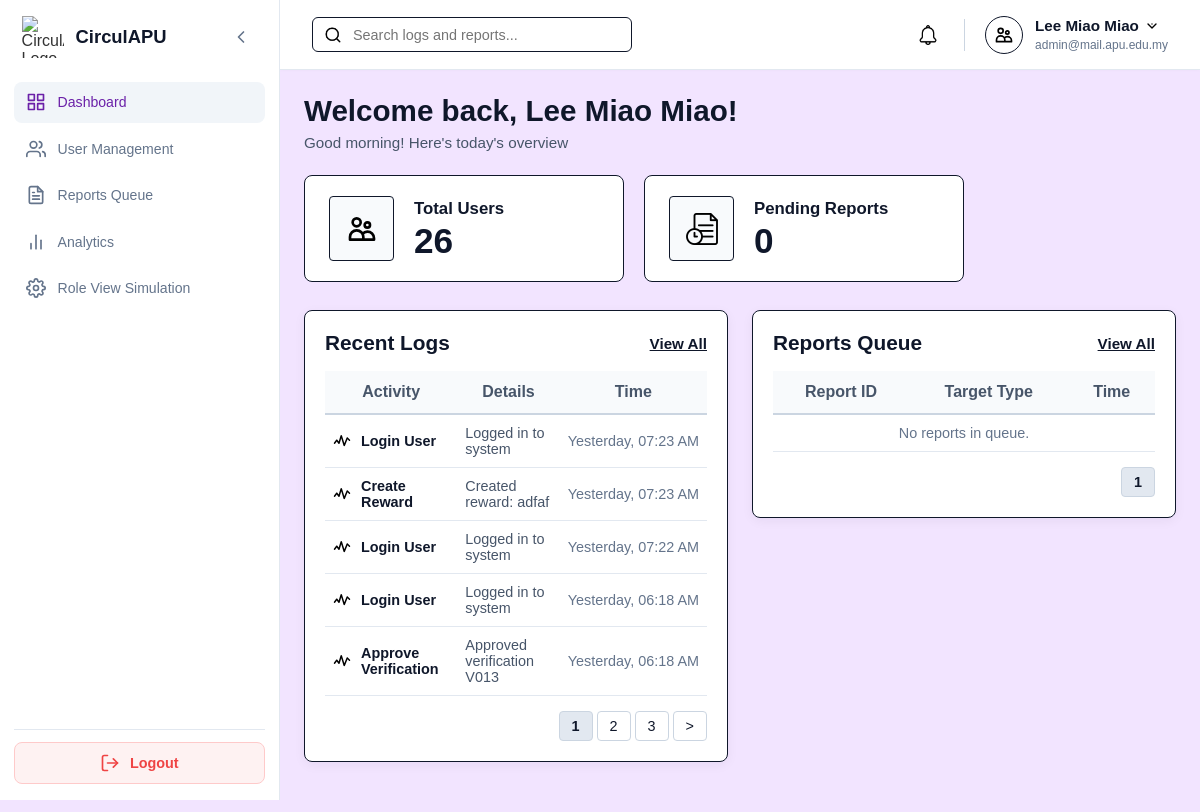
The app's page /Admin/admin_dashboard.php (signed in) with its own data.
### tables this page shows
CREATE TABLE `systemlog` (
  `logID` varchar(10) NOT NULL,
  `userID` varchar(10) NOT NULL,
  `actionType` enum('Create','Submit','Approve','Reject','Redeem','Assign','Update','Delete','Login','Logout') NOT NULL,
  `refType` enum('Mission','Asset','Reward','Badge','Tier','Verification','User','Category','Transaction','Borrowing') NOT NULL,
  `refID` varchar(10) DEFAULT NULL,
  `description` varchar(255) NOT NULL,
  `timeLogged` timestamp NOT NULL DEFAULT current_timestamp()
);

### Admin/admin_dashboard.php (the view, shortened to what this page needs)
<?php
require_once '../db.php';
$search = trim($_GET['search'] ?? '');
$total_users_query = "SELECT COUNT(*) as total FROM user WHERE status != 'Deleted'";
$total_users_res = $conn->query($total_users_query);
$total_users = ($total_users_res && $row = $total_users_res->fetch_assoc()) ? $row['total'] : 0;
$pending_reports_query = "SELECT COUNT(*) as total FROM report WHERE status = 'Pending'";
$pending_reports_res = $conn->query($pending_reports_query);
$pending_reports = ($pending_reports_res && $row = $pending_reports_res->fetch_assoc()) ? $row['total'] : 0;
$logs_limit = 5;
$logs_page = isset($_GET['logs_page']) ? (int)$_GET['logs_page'] : 1;
$logs_where = '';
$logs_search_params = [];
$logs_search_types = '';
$stmt_total_logs = $conn->prepare(
    "SELECT COUNT(*) AS total FROM systemlog sl LEFT JOIN user u ON sl.userID = u.userID" . $logs_where
);
$stmt_total_logs->execute();
$total_logs = (int)($stmt_total_logs->get_result()->fetch_assoc()['total'] ?? 0);
$total_logs_pages = max(1, ceil($total_logs / $logs_limit));
$logs_page = min($logs_page, $total_logs_pages);
$logs_offset = ($logs_page - 1) * $logs_limit;
$logs_query = "SELECT sl.* FROM systemlog sl
               LEFT JOIN user u ON sl.userID = u.userID" . $logs_where .
              " ORDER BY sl.timeLogged DESC LIMIT ? OFFSET ?";
$stmt_logs = $conn->prepare($logs_query);
$logs_params = array_merge($logs_search_params, [$logs_limit, $logs_offset]);
$logs_types = $logs_search_types . 'ii';
$stmt_logs->bind_param($logs_types, ...$logs_params);
$stmt_logs->execute();
$logs_result = $stmt_logs->get_result();
$reports_limit = 5;
$reports_page = isset($_GET['reports_page']) ? (int)$_GET['reports_page'] : 1;
$reports_where = '';
$reports_search_params = [];
$reports_search_types = '';
$stmt_total_reports = $conn->prepare(
    "SELECT COUNT(*) AS total FROM report r
     LEFT JOIN user reporter ON r.reporterID = reporter.userID
     LEFT JOIN verificationrecords v ON r.verificationID = v.verificationID" . $reports_where
);
$stmt_total_reports->execute();
$total_rep_count = (int)($stmt_total_reports->get_result()->fetch_assoc()['total'] ?? 0);
$total_reports_pages = max(1, ceil($total_rep_count / $reports_limit));
$reports_page = min($reports_page, $total_reports_pages);
$reports_offset = ($reports_page - 1) * $reports_limit;
$reports_query = "SELECT r.*, v.targetType, v.targetID
                 FROM report r
                 LEFT JOIN user reporter ON r.reporterID = reporter.userID
                 LEFT JOIN verificationrecords v ON r.verificationID = v.verificationID" . $reports_where .
                 " ORDER BY r.timeCreated DESC LIMIT ? OFFSET ?";
$stmt_reports = $conn->prepare($reports_query);
$reports_params = array_merge($reports_search_params, [$reports_limit, $reports_offset]);
$reports_types = $reports_search_types . 'ii';
$stmt_reports->bind_param($reports_types, ...$reports_params);
$stmt_reports->execute();
$reports_result = $stmt_reports->get_result();
function formatDashboardTime($datetime_str) {
    $time = strtotime($datetime_str);
    if (date('Y-m-d', $time) === date('Y-m-d')) {
        return 'Today, ' . date('h:i A', $time);
    } elseif (date('Y-m-d', $time) === date('Y-m-d', strtotime('-1 day'))) {
        return 'Yesterday, ' . date('h:i A', $time);
    }
    return date('j M Y, h:i A', $time);
}
function dashboardPageUrl(array $overrides = []): string {
    global $search, $logs_page, $reports_page;
    $query = array_merge([
        'search' => $search,
        'logs_page' => $logs_page,
        'reports_page' => $reports_page
    ], $overrides);
    if ($query['search'] === '') {
        unset($query['search']);
    }
    return '?' . http_build_query($query);
}
$hour = (int)date('G');
$day_period = $hour < 12 ? 'morning' : ($hour < 18 ? 'afternoon' : 'evening');
$admin_name = trim($_SESSION['user_name'] ?? '') ?: 'System Admin';
?>
<!DOCTYPE html>
<html lang="en">
<head>
    <link rel="stylesheet" href="../style.css">
    <link rel="stylesheet" href="admin_style.css">
</head>
<body class="role-admin">
    <div class="dashboard-container">
        <?php include '../sidebar.php'; ?>
        <div class="main-content">
            <?php include '../header.php'; ?>
            <main class="page-body">
                <div class="admin-welcome-banner">
                    <h1 class="welcome-title">Welcome back, <?php echo htmlspecialchars($admin_name); ?>!</h1>
                    <p class="welcome-subtitle">Good <?php echo $day_period; ?>! Here's today's overview</p>
                </div>
                <div class="admin-stats-grid">
                    <div class="admin-stat-card">
                        <div class="stat-icon-box">
                            <img src="../assets/icons/users.svg" alt="Users">
                        </div>
                        <div class="stat-info">
                            <span class="stat-label">Total Users</span>
                            <strong class="stat-number"><?php echo $total_users; ?></strong>
                        </div>
                    </div>
                    <div class="admin-stat-card">
                        <div class="stat-icon-box">
                            <img src="../assets/icons/pendingVerification.png" alt="Pending Reports">
                        </div>
                        <div class="stat-info">
                            <span class="stat-label">Pending Reports</span>
                            <strong class="stat-number"><?php echo $pending_reports; ?></strong>
                        </div>
                    </div>
                </div>
                <div class="admin-tables-row">
                    <div class="content-card admin-dashboard-table-card">
                        <div class="table-card-header">
                            <h2>Recent Logs</h2>
                            <a href="system_logs.php" class="view-all-link">View All</a>
                        </div>
                        <table class="admin-user-table dashboard-mini-table">
                            <thead>
                                <tr>
                                    <th>Activity</th>
                                    <th>Details</th>
                                    <th>Time</th>
                                </tr>
                            </thead>
                            <tbody>
                                <?php if ($logs_result->num_rows > 0): ?>
                                    <?php while ($log = $logs_result->fetch_assoc()): ?>
                                        <tr>
                                            <td class="col-activity">
                                                <div class="activity-cell activity-flex">
                                                    <img src="../assets/icons/activity.svg" alt="Log" class="cell-icon">
                                                    <span><?php echo htmlspecialchars($log['actionType'] . ' ' . $log['refType']); ?></span>
                                                </div>
                                            </td>
                                            <td class="col-details"><?php echo htmlspecialchars($log['description']); ?></td>
                                            <td class="col-time"><?php echo formatDashboardTime($log['timeLogged']); ?></td>
                                        </tr>
                                    <?php endwhile; ?>
                                <?php else: ?>
                                    <tr>
                                        <td colspan="3" class="table-empty-msg">No recent logs recorded.</td>
                                    </tr>
                                <?php endif; ?>
                            </tbody>
                        </table>
                        <div class="admin-pagination-footer mini-footer">
                            <div class="pagination-controls">
                                <?php for ($i = 1; $i <= min(3, $total_logs_pages); $i++): ?>
                                    <a href="<?php echo htmlspecialchars(dashboardPageUrl(['logs_page' => $i])); ?>" class="pagination-btn <?php echo $logs_page == $i ? 'active' : ''; ?>"><?php echo $i; ?></a>
                                <?php endfor; ?>
                                <?php if ($logs_page < $total_logs_pages): ?>
                                    <a href="<?php echo htmlspecialchars(dashboardPageUrl(['logs_page' => $logs_page + 1])); ?>" class="pagination-btn">&gt;</a>
                                <?php endif; ?>
                            </div>
                        </div>
                    </div>
                    <div class="content-card admin-dashboard-table-card">
                        <div class="table-card-header">
                            <h2>Reports Queue</h2>
                            <a href="reports_queue.php" class="view-all-link">View All</a>
                        </div>
                        <table class="admin-user-table dashboard-mini-table">
                            <thead>
                                <tr>
                                    <th>Report ID</th>
                                    <th>Target Type</th>
                                    <th>Time</th>
                                </tr>
                            </thead>
                            <tbody>
                                <?php if ($reports_result->num_rows > 0): ?>
                                    <?php while ($report = $reports_result->fetch_assoc()): ?>
                                        <tr>
                                            <td class="col-reportid">
                                                <div class="activity-cell activity-flex">
                                                    <img src="../assets/icons/report.png" alt="Report" class="cell-icon">
                                                    <a href="admin_report_details.php?id=<?php echo urlencode($report['reportID']); ?>" class="col-userid"><?php echo htmlspecialchars($report['reportID']); ?></a>
                                                </div>
                                            </td>
                                            <td><?php echo htmlspecialchars($report['targetType'] ?: '-'); ?></td>
                                            <td class="col-time"><?php echo formatDashboardTime($report['timeCreated']); ?></td>
                                        </tr>
                                    <?php endwhile; ?>
                                <?php else: ?>
                                    <tr>
                                        <td colspan="3" class="table-empty-msg">No reports in queue.</td>
                                    </tr>
                                <?php endif; ?>
                            </tbody>
                        </table>
                        <div class="admin-pagination-footer mini-footer">
                            <div class="pagination-controls">
                                <?php for ($i = 1; $i <= min(3, $total_reports_pages); $i++): ?>
                                    <a href="<?php echo htmlspecialchars(dashboardPageUrl(['reports_page' => $i])); ?>" class="pagination-btn <?php echo $reports_page == $i ? 'active' : ''; ?>"><?php echo $i; ?></a>
                                <?php endfor; ?>
                            </div>
                        </div>
                    </div>
                </div>
            </main>
        </div>
    </div>
</body>
</html>

### style.css (style rules this page uses)
:root { --sidebar-width: 280px; --sidebar-collapsed-width: 80px; --header-height: 70px; --transition-speed: 0.3s; }
body.role-admin { --primary-color: #6b21a8; --primary-hover: #581c87; --bg-color: #f2e4ff; --card-bg: #ffffff; --badge-bg: #f3e8ff; --badge-text: #6b21a8; --border-color: #e2e8f0; }
body { --primary-color: #333333; --primary-hover: #000000; --bg-color: #f7f9fc; --card-bg: #ffffff; --badge-bg: #e0e0e0; --badge-text: #333333; --border-color: #e2e8f0; }
* { box-sizing: border-box; margin: 0; padding: 0; font-family: Arial, Helvetica, sans-serif; }
html, body { width: 100%; min-height: 100vh; background-color: var(--bg-color); color: #333333; }
.dashboard-container { display: flex; width: 100vw; min-height: 100vh; position: relative; background-color: var(--bg-color); }
.main-content { margin-left: var(--sidebar-width); width: calc(100vw - var(--sidebar-width)); min-height: 100vh; display: flex; flex-direction: column; flex-grow: 1; transition: margin-left var(--transition-speed) ease-in-out, width var(--transition-speed) ease-in-out; }
.page-body { padding: 1.5rem; flex-grow: 1; width: 100%; }
.content-card { min-width: 0; margin-bottom: 30px; padding: 24px; background-color: var(--card-bg); border: 1px solid var(--border-color); border-radius: 12px; box-shadow: 0 3px 12px rgba(15, 23, 42, 0.05); }
.activity-flex { display: flex; align-items: center; gap: 10px; }
.view-all-link { color: var(--text-primary, #0f172a); font-size: 0.9rem; text-decoration: underline; font-weight: 500; }

### Admin/admin_style.css (style rules this page uses)
.admin-user-table { width: 100%; border-collapse: collapse; text-align: center; }
.admin-user-table thead tr { background-color: #f8fafc; border-bottom: 2px solid #cbd5e1; }
.admin-user-table th { padding: 12px; color: #475569; font-weight: 600; }
.admin-user-table tbody tr { border-bottom: 1px solid #e2e8f0; }
.admin-user-table td { padding: 12px; font-size: 0.9rem; }
.table-empty-msg { padding: 24px; color: #64748b; }
.admin-pagination-footer { display: flex; justify-content: space-between; align-items: center; margin-top: 20px; font-size: 0.9rem; }
.admin-pagination-footer .pagination-controls { display: flex; gap: 4px; }
.admin-pagination-footer .pagination-btn { padding: 6px 12px; border: 1px solid #cbd5e1; background: #ffffff; color: #0f172a; text-decoration: none; border-radius: 4px; font-weight: normal; }
.admin-pagination-footer .pagination-btn.active { background: #e2e8f0; font-weight: bold; }
.admin-welcome-banner { margin-bottom: 24px; }
.welcome-title { margin: 0; font-size: 1.85rem; color: #0f172a; font-weight: 700; }
.welcome-subtitle { margin: 6px 0 0 0; color: #475569; font-size: 0.95rem; }
.admin-stats-grid { display: grid; grid-template-columns: repeat(2, minmax(240px, 320px)); gap: 20px; margin-bottom: 28px; }
.admin-stat-card { background: #ffffff; border: 1px solid #0f172a; border-radius: 8px; padding: 20px 24px; display: flex; align-items: center; gap: 20px; }
.stat-icon-box { width: 65px; height: 65px; border: 1px solid #0f172a; border-radius: 4px; display: flex; align-items: center; justify-content: center; background: #f8fafc; flex-shrink: 0; }
.stat-icon-box img { width: 32px; height: 32px; object-fit: contain; }
.stat-info { display: flex; flex-direction: column; gap: 4px; }
.stat-label { font-size: 1.05rem; font-weight: 600; color: #0f172a; }
.stat-number { font-size: 2.2rem; font-weight: 800; color: #0f172a; line-height: 1; }
.admin-tables-row { display: grid; grid-template-columns: 1fr 1fr; gap: 24px; align-items: start; }
.admin-dashboard-table-card { background: #ffffff; border: 1px solid #0f172a; border-radius: 8px; padding: 20px; }
.table-card-header { display: flex; justify-content: space-between; align-items: center; margin-bottom: 16px; }
.table-card-header h2 { margin: 0; font-size: 1.3rem; color: #0f172a; font-weight: 700; }
.view-all-link { color: #0f172a; font-weight: 700; font-size: 0.95rem; text-decoration: underline; }
.dashboard-mini-table td { padding: 10px 8px; }
.cell-icon { width: 18px; height: 18px; object-fit: contain; }
.col-activity { font-weight: 600; color: #0f172a; text-align: left; }
.col-details { text-align: left; color: #475569; }
.col-time { color: #64748b; font-size: 0.85rem; text-align: right; white-space: nowrap; }
.mini-footer { justify-content: flex-end; margin-top: 15px; }

### records on screen
systemlog: actionType+refType "Login User", description "Logged in to system", timeLogged "Yesterday, 07:23 AM"
systemlog: actionType+refType "Create Reward", description "Created reward: adfaf", timeLogged "Yesterday, 07:23 AM"
systemlog: actionType+refType "Login User", description "Logged in to system", timeLogged "Yesterday, 07:22 AM"
systemlog: actionType+refType "Login User", description "Logged in to system", timeLogged "Yesterday, 06:18 AM"
systemlog: actionType+refType "Approve Verification", description "Approved verification V013", timeLogged "Yesterday, 06:18 AM"

### other values on screen
$user_name "Lee Miao Miao"
$user_email "admin@mail.apu.edu.my"
$admin_name "Lee Miao Miao"
$total_users "26"
$pending_reports "0"
